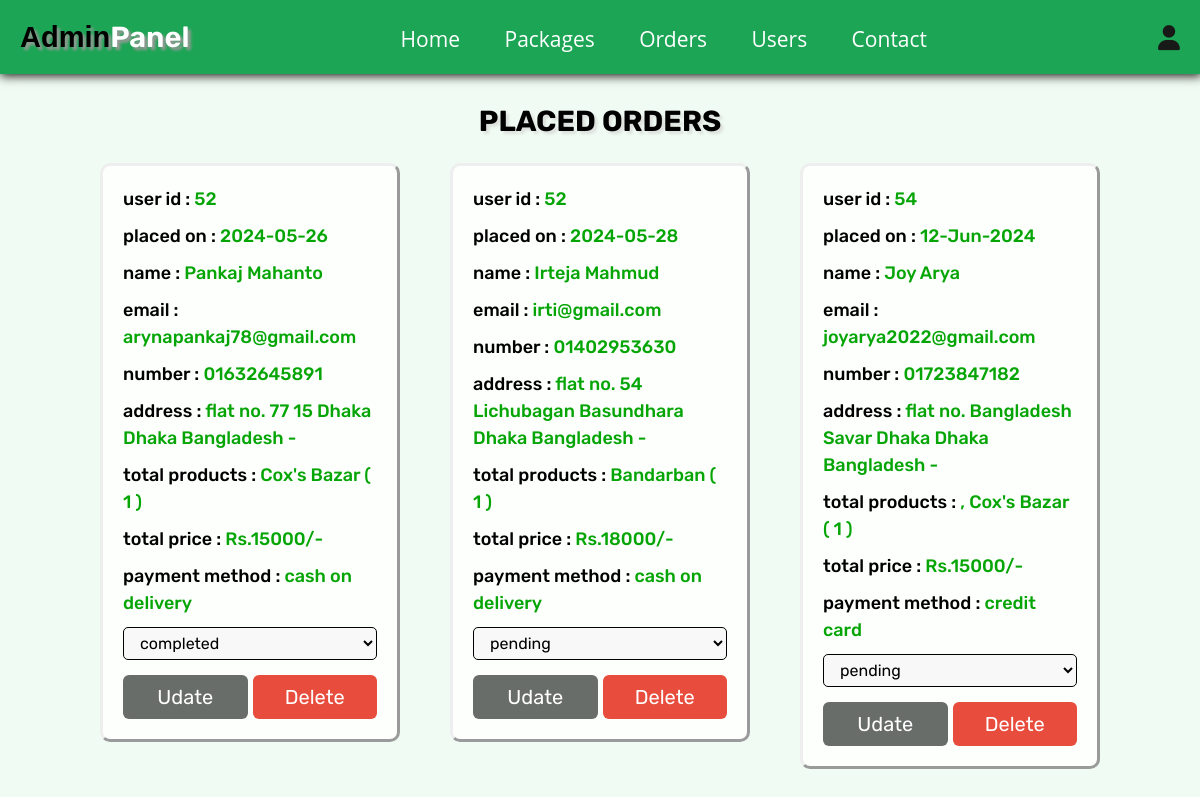
Page /admin_orders.php (signed in) on the committed database.
### tables this page shows
CREATE TABLE `orders` (
  `id` int(100) NOT NULL,
  `user_id` int(100) NOT NULL,
  `name` varchar(100) NOT NULL,
  `number` varchar(12) NOT NULL,
  `email` varchar(100) NOT NULL,
  `method` varchar(50) NOT NULL,
  `address` varchar(500) NOT NULL,
  `total_products` varchar(1000) NOT NULL,
  `total_price` int(100) NOT NULL,
  `placed_on` varchar(50) NOT NULL,
  `payment_status` varchar(20) NOT NULL DEFAULT 'pending'
);

### admin_orders.php (the view, shortened to what this page needs)
<?php
@include 'config.php';
?>
<!DOCTYPE html>
<html lang="en">
<head>
   <link rel="stylesheet" href="https://cdnjs.cloudflare.com/ajax/libs/font-awesome/6.1.1/css/all.min.css">
   <link rel="stylesheet" href="css/cssstyle.css">
</head>
<body>
   <?php include 'admin_header.php'; ?>
   <section class="placed-orders">
      <h1 class="title">placed orders</h1>
      <div class="box-container">
         <?php
         $select_orders = $conn->prepare("SELECT * FROM `orders`");
         $select_orders->execute();
         if ($select_orders->rowCount() > 0) {
            while ($fetch_orders = $select_orders->fetch(PDO::FETCH_ASSOC)) {
         ?>
               <div class="box">
                  <p> user id : <span><?= $fetch_orders['user_id']; ?></span> </p>
                  <p> placed on : <span><?= $fetch_orders['placed_on']; ?></span> </p>
                  <p> name : <span><?= $fetch_orders['name']; ?></span> </p>
                  <p> email : <span><?= $fetch_orders['email']; ?></span> </p>
                  <p> number : <span><?= $fetch_orders['number']; ?></span> </p>
                  <p> address : <span><?= $fetch_orders['address']; ?></span> </p>
                  <p> total products : <span><?= $fetch_orders['total_products']; ?></span> </p>
                  <p> total price : <span>Rs.<?= $fetch_orders['total_price']; ?>/-</span> </p>
                  <p> payment method : <span><?= $fetch_orders['method']; ?></span> </p>
                  <form action="" method="POST">
                     <select name="update_payment" class="drop-down">
                        <option value="" selected disabled><?= $fetch_orders['payment_status']; ?></option>
                     </select>
                     <div class="flex-btn">
                        <input type="submit" name="update_order" class="option-btn" value="udate">
                        <a href="admin_orders.php?delete=<?= $fetch_orders['id']; ?>" class="delete-btn" onclick="return confirm('delete this order?');">delete</a>
                     </div>
                  </form>
               </div>
         <?php
            }
         } else {
            echo '<p class="empty">no orders placed yet!</p>';
         }
         ?>
      </div>
   </section>
</body>
</html>

### css/cssstyle.css (style rules this page uses)
.placed-orders .box-container { display: grid; grid-template-columns: repeat(auto-fit, 30rem); gap:5rem; align-items: flex-start; justify-content: center; }
.placed-orders .box-container .box { width: 300px; border-radius: 1rem; background-color: rgb(252, 255, 252); padding: 20px; border-style: outset; }
.placed-orders .box-container .box p { margin-bottom: 1rem; line-height: 1.5; font-size: 1.8rem; color: rgb(0, 0, 0); font-weight: 500; }
.placed-orders .box-container .box p span { color:rgb(6, 165, 6); font-weight: 500; }
.placed-orders .box-container .box .drop-down { width: 100%; padding: 0.5rem 1.2rem; font-size: 1.6rem; color: black; border: 1px solid; border-radius: 0.5rem; background-color:rgb(248, 248, 248); margin-bottom: 0.5rem; }

### css/components.css (style rules this page uses)
:root { --green: rgb(38, 173, 95); --orange: #f39c12; --red: #e74c3c; --black: #333; --light-color: #666; --white: #fff; --light-bg: #f6f6f6; --border: 0.2rem solid var(--black); --box-shadow: 0 0.5rem 1rem rgba(0, 0, 0, 0.1); --text-decoration: none; }
* { font-family: "Rubik", sans-serif; margin: 0; padding: 0; box-sizing: border-box; outline: none; border: none; text-decoration: none; color: var(--black); }
body { background-color: rgb(240, 252, 243); }
html { font-size: 62.5%; overflow-x: hidden; scroll-behavior: smooth; scroll-padding-top: 6.5rem; }
section { padding: 3rem 2rem; max-width: 1200px; margin: 0 auto; }
.btn, .delete-btn, .option-btn { display: block; margin-top: 1rem; border-radius: 0.6rem; color: var(--white); font-size: 2rem; padding: 10px; text-transform: capitalize; cursor: pointer; text-align: center; }
.delete-btn { background-color: var(--red); }
.option-btn { background-color: rgb(105, 109, 106); color: rgb(255, 255, 255); }
.flex-btn { display: flex; flex-wrap: wrap; gap: 0.5rem; }
.flex-btn > * { flex: 1; }
.title { text-align: center; margin-bottom: 2.5rem; text-transform: uppercase; color:rgb(0, 0, 0); font-size: 2.9rem; text-shadow: 3px 3px 3px #dde0dd; }

### rows in the picture
orders: user "52", placed_on "2024-05-26", name "Pankaj Mahanto", email "arynapankaj78@gmail.com", number "01632645891", address "flat no. 77 15 Dhaka Dhaka Bangladesh -", total_products "Cox's Bazar ( 1 )", total_price "15000", method "cash on delivery", update_payment "completed"
orders: user "52", placed_on "2024-05-28", name "Irteja Mahmud", email "irti@gmail.com", number "01402953630", address "flat no. 54 Lichubagan Basundhara Dhaka Bangladesh -", total_products "Bandarban ( 1 )", total_price "18000", method "cash on delivery", update_payment "pending"
orders: user "54", placed_on "12-Jun-2024", name "Joy Arya", email "joyarya2022@gmail.com", number "01723847182", address "flat no. Bangladesh Savar Dhaka Dhaka Bangladesh -", total_products ", Cox's Bazar ( 1 )", total_price "15000", method "credit card", update_payment "pending"
